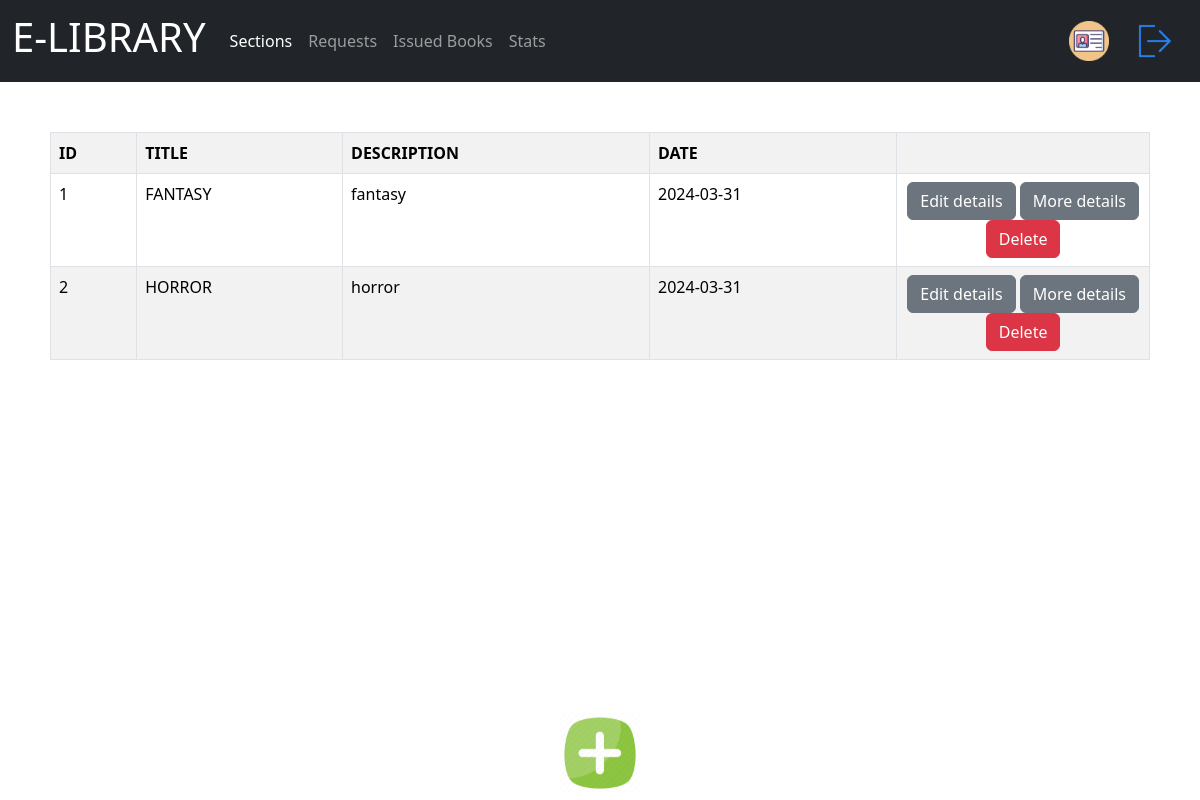
Page /admin_dashboard (signed in) on the committed database.
### tables this page shows
CREATE TABLE sections (section_id INTEGER PRIMARY KEY AUTOINCREMENT, title TEXT, description TEXT, date TEXT);

### app.py (the view)
@app.route('/admin_dashboard')
def admin_dashboard():
    if 'name' in session:
        sections = Database.getSections()
        return render_template('admin_dashboard.html', sections=sections)
    else:
        return redirect(url_for('login'))

### database.py (called while the page is built)
    def getSections():
        conn = sqlite3.connect('instance\Database.db')
        c = conn.cursor()
        c.execute("SELECT * FROM sections")
        sections = c.fetchall()
        conn.close()
        return sections

### templates/admin_dashboard.html (shortened to what this page needs)
<!DOCTYPE html>
<html lang="en">
<head>
    <link href="https://cdn.jsdelivr.net/npm/bootstrap@5.3.3/dist/css/bootstrap.min.css" rel="stylesheet">
    <link rel="stylesheet" href="/static/css/admin_dashboard.css">
</head>
<body>
    <header>
      <nav class="navbar navbar-expand-lg navbar-dark bg-dark">
        <div class="container-fluid">
          <a class="navbar-brand" href="{{url_for('dashboard')}}"><h1 class="display-6">E-LIBRARY</h1></a>
          <div class="collapse navbar-collapse" id="navbarSupportedContent">
            <ul class="navbar-nav me-auto mb-2 mb-lg-0">
              <li class="nav-item">
                <a class="nav-link active" href="{{url_for('admin_dashboard')}}">Sections</a>
              </li>
              <li class="nav-item">
                <a class="nav-link" href="{{url_for('requests')}}">Requests</a>
              </li>
              <li class="nav-item">
                <a class="nav-link" href="{{url_for('issuedBooks')}}">Issued Books</a>
              </li>
              <li class="nav-item">
                <a class="nav-link" href="{{url_for('adminStats')}}">Stats</a>
              </li>
            </ul>
            <a href="{{url_for('profile')}}"><button class="btn"><img src="/static/images/profile.webp" alt="" class="icon"></button></a>
            <a href="{{url_for('logout')}}"><button class="btn"><img src="/static/images/logout.webp" alt="" class="icon"></button></a>
          </div>
        </div>
      </nav>
    </header>
    <div class="sec__table">
      <table class="table table-striped table-bordered table-hover">
        <tr>
          <th class="sec__head">ID</th>
          <th class="sec__head">TITLE</th>
          <th class="sec__head">DESCRIPTION</th>
          <th class="sec__head">DATE</th>
          <th class="sec__button"></th>
        </tr>
        {% for section in sections %}
          <tr>
            {% for data in section %}
              <td class="sec__data">{{data}}</td>
            {% endfor %}
            <td class="sec__button">
              <a href="/section/id={{section[0]}}/edit" class="btn btn-secondary">Edit details</a>
              <a href="/section/id={{section[0]}}" class="btn btn-secondary">More details</a>
              <a href="/delete_section/id={{section[0]}}" class="btn btn-danger">Delete</a>
            </td>
          </tr>
        {% endfor %}
      </table>
    </div>
    <div class="fixed-bottom add"><a href="{{url_for('add_section')}}" class="btn"><img src="/static/images/add.webp" alt="" class="add-img"></a></div>
</body>
</html>

### static/css/admin_dashboard.css (style rules this page uses)
body { padding: 0%; margin: 0%; background-image: url("/static/images/background.png"); background-repeat: no-repeat; background-size: cover; }
.icon { width: 5vh; height: 5vh; padding: 0%; margin: 0%; }
.add { text-align: center; }
.add-img { width: 10vh; height: 10vh; }
.sec__table { margin: 50px; }
.sec__button { text-align: center; width:23%; }

### rows in the picture
sections: section "1", title "FANTASY", description "fantasy", date "2024-03-31"
sections: section "2", title "HORROR", description "horror", date "2024-03-31"
